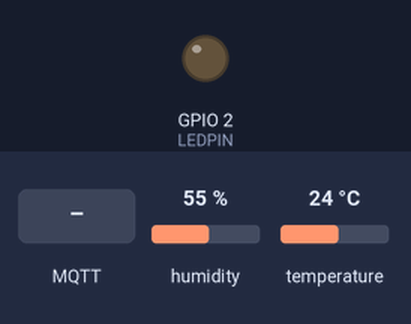
Bench run of a sketch on a simulated ESP32. Parts: output pins drawn as LEDs (lit = HIGH). The inputs (shaded band) are chosen by the test bench; at power-on: humidity 55 %, temperature 24 °C. WiFi joins after 1.5 s; servers stay silent unless stated; no MQTT or app messages arrive unless stated; what the sketch prints to the serial monitor is not drawn.

Above: at 3.2 s.
3.3 s: MQTT message "1" arrives on the first subscribed topic
At 4.4 s:
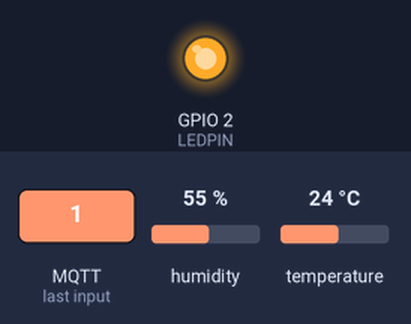
4.8 s: MQTT message "0" arrives on the first subscribed topic
At 5.5 s:
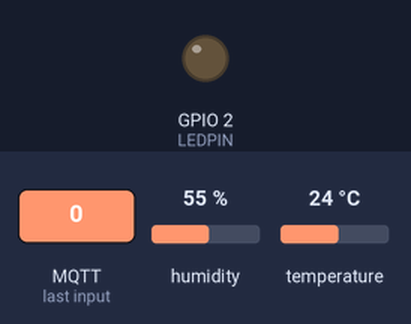
Timing chart, 0 to 7.8 s (numbered marks = the images above; inputs shaded):
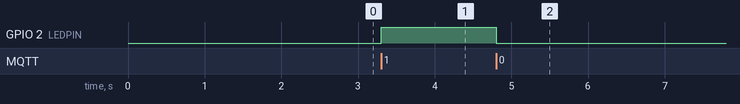

Measured:
- after the input at 3.3 s, GPIO 2 (LEDPIN): LOW → HIGH at once
- after the input at 4.8 s, GPIO 2 (LEDPIN): HIGH → LOW at once

The sketch:

ThingSpeakMQTT.ino
```cpp
#include <WiFi.h>
#include <PubSubClient.h>
#include <DHTesp.h>
#include <ArduinoJson.h>

// Setting LED
#define LEDPIN 2

// Setting PIN DHT
#define DHT_PIN 16

// Setting WIFI
const char *ssid = "Wokwi-GUEST";
const char *password = "";

// Setting Thingspeak
const char *mqttServer = "mqtt3.thingspeak.com";
const int mqttPort = 1883;
const char *mqttClientId = "NA8aChAoJT0XMScyMTgKIi8";
const char *mqttUsername = "NA8aChAoJT0XMScyMTgKIi8";
const char *mqttPassword = "t8+RLn9AH9478rp09VcVb2SP";
long mqttChannelID = 2590040;

// Timing
const int connectionDelay = 1;
long lastPublishMillis = 0;
const long updateInterval = 15; // dalam detik

// Object
WiFiClient espClient;
PubSubClient client(espClient);
DHTesp dhtSensor;

// Fungsi setup wifi
void connectWifi()
{
    Serial.print("Connecting to Wi-Fi...");
    while (WiFi.status() != WL_CONNECTED)
    {
        WiFi.begin(ssid, password);
        delay(connectionDelay * 1000);
        Serial.print(WiFi.status());
    }
    Serial.println("Connected to Wi-Fi.");
}

// Fungsi MQTT untuk menjalankan fungsi ketika pesan MQTT masuk
void mqttSubscriptionCallback(char *topic, byte *payload, unsigned int length)
{
    // Print detail pesan MQTT yang diterima
    Serial.print("Message arrived [");
    Serial.print(topic);
    Serial.print("] ");

    char message[length + 1];

    for (int i = 0; i < length; i++)
    {
        message[i] = (char)payload[i];
    }
    message[length] = '\0';
    Serial.println(message);

    // Nyala/matikan LED berdasarkan payload MQTT
    if ((char)payload[0] == '1')
    {
        digitalWrite(LEDPIN, HIGH);
    }
    else
    {
        digitalWrite(LEDPIN, LOW);
    }
    // Parse JSON payload
    StaticJsonDocument<200> doc;
    DeserializationError error = deserializeJson(doc, message);

    if (error)
    {
        Serial.print("deserializeJson() failed: ");
        Serial.println(error.c_str());
        return;
    }

    // Led status ada di field3
    const char *ledState = doc["field3"];

    // Nyala matikan LED
    if (strcmp(ledState, "1") == 0)
    {
        digitalWrite(2, HIGH);
    }
    else if (strcmp(ledState, "0") == 0)
    {
        digitalWrite(2, LOW);
    }
}

// Subscribe ke channel Thingspeak
void mqttSubscribe(long subChannelID)
{
    String myTopic = "channels/" + String(subChannelID) + "/subscribe";
    client.subscribe(myTopic.c_str());
}

// Publish pesan MQTT ke ThingSpeak channel.
void mqttPublish(long pubChannelID, String message)
{
    String topicString = "channels/" + String(pubChannelID) + "/publish";
    client.publish(topicString.c_str(), message.c_str());
}

// Koneksi ke MQTT Server
void mqttConnect()
{
    while (!client.connected())
    {
        if (client.connect(mqttClientId, mqttUsername, mqttPassword))
        {
            Serial.print("MQTT to ");
            Serial.print(mqttServer);
            Serial.print(" at port ");
            Serial.print(mqttPort);
            Serial.println(" successful.");
        }
        else
        {
            Serial.print("MQTT connection failed, rc = ");
            Serial.print(client.state());
            Serial.println(" Will try again in a few seconds");
            delay(connectionDelay * 1000);
        }
    }
}

// Setup Arduino ESP32
void setup()
{
    pinMode(LEDPIN, OUTPUT);
    Serial.begin(9600);

    connectWifi();

    client.setServer(mqttServer, mqttPort);
    client.setCallback(mqttSubscriptionCallback);
    client.setBufferSize(2048);

    dhtSensor.setup(DHT_PIN, DHTesp::DHT22);
}

// Loop Arduino ESP32
void loop()
{
    // Connect ke WiFi jika terputus
    if (WiFi.status() != WL_CONNECTED)
    {
        connectWifi();
    }

    // Connect if MQTT client is not connected and resubscribe to channel updates.
    if (!client.connected())
    {
        mqttConnect();
        mqttSubscribe(mqttChannelID);
    }

    // MQTT client loop
    client.loop();

    // Publish MQTT setiap interval yang ditentukan
    if (abs(long(millis()) - lastPublishMillis) > updateInterval * 1000)
    {
        lastPublishMillis = millis();

        TempAndHumidity data = dhtSensor.getTempAndHumidity();
        float suhu = data.temperature;
        float kelembapan = data.humidity;
        int ledPinStatus = digitalRead(LEDPIN);

        // Skip jika data tidak valid
        if (isnan(suhu) || isnan(kelembapan))
        {
            Serial.println("Failed to read from DHT sensor!");
            return;
        }

        // Buat payload MQTT untuk di publish
        String payload = String("field1=") + String(suhu) +
                         String("&field2=") + String(kelembapan) +
                         String("&field3=") + String(ledPinStatus);

        mqttPublish(mqttChannelID, payload);
        Serial.println("Kirim Payload: " + payload);
    }
}
```
